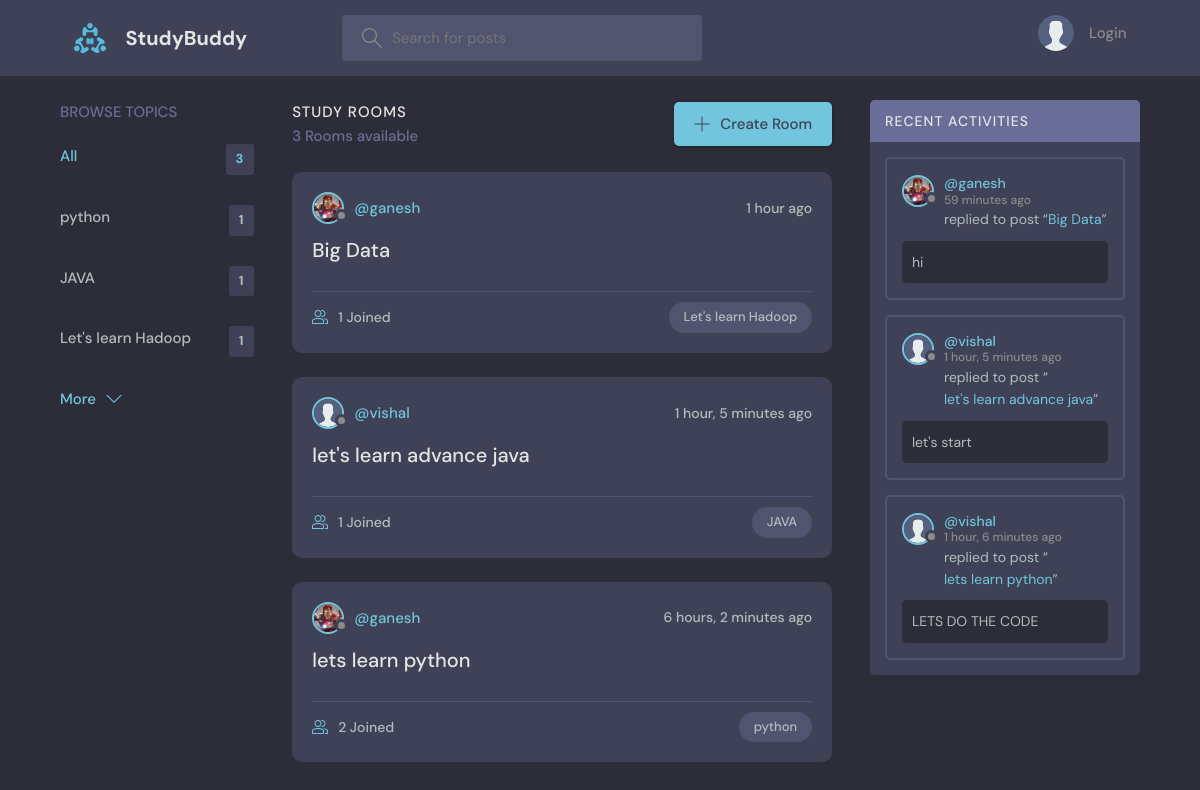
The page / on the database its author committed.
### base/models.py (models this page shows, shortened)
class Topic(models.Model):
    name = models.CharField(max_length=200)

class Room(models.Model):
    host = models.ForeignKey(User, on_delete=models.SET_NULL, null=True)
    topic = models.ForeignKey(Topic, on_delete=models.SET_NULL, null=True)
    name = models.CharField(max_length=200)
    description = models.TextField(null=True, blank=True)
    participants = models.ManyToManyField(
        User, related_name='participants', blank=True)
    updated = models.DateTimeField(auto_now=True)
    created = models.DateTimeField(auto_now_add=True)
    class Meta:
       ordering = ['-updated', '-created']
    def __str__(self):
        return self.name

class User(AbstractUser):
    name = models.CharField(max_length=200, null=True)
    email = models.EmailField(unique=True,null=True)
    bio = models.TextField(null=True)
    avatar = models.ImageField(null=True,default="avatar.svg")
    USERNAME_FIELD ='email'
    REQUIRED_FIELDS = []

class Message(models.Model):
    user = models.ForeignKey(User, on_delete=models.CASCADE)
    room = models.ForeignKey(Room, on_delete=models.CASCADE)
    body = models.TextField()
    updated = models.DateTimeField(auto_now=True)
    created = models.DateTimeField(auto_now_add=True)
    class Meta:
        ordering = ['-updated', '-created']

### base/views.py (the view)
# urls.py: path('', views.home, name="home"),
def home(request):
    q = request.GET.get('q') if request.GET.get('q') != None else ''
    rooms = Room.objects.filter(
        Q(topic__name__icontains=q) |
        Q(name__icontains=q) |
        Q(description__icontains=q)
    )
    topics = Topic.objects.all()[0:5]
    room_count = rooms.count()
    room_messages = Message.objects.filter(
        Q(room__topic__name__icontains=q))[0:3]
    context = {'rooms': rooms, 'topics': topics,
               'room_count': room_count, 'room_messages': room_messages}
    return render(request, 'base/home.html', context)

### base/templates/base/home.html (shortened to what this page needs)
{% extends 'main.html' %}
{% block content %}
<main class="layout layout--3">
  <div class="container">
    {% include 'base/topics_component.html' %}
    <div class="roomList">
      <div class="roomList__header">
        <div>
          <h2>Study Rooms</h2>
          <p>{{room_count}} Rooms available</p>
        </div>
        <a class="btn btn--main" href="{% url 'create-room' %}">
          <svg version="1.1" xmlns="http://www.w3.org/2000/svg" width="32" height="32" viewBox="0 0 32 32">
            <title>add</title>
            <path
              d="M16.943 0.943h-1.885v14.115h-14.115v1.885h14.115v14.115h1.885v-14.115h14.115v-1.885h-14.115v-14.115z">
            </path>
          </svg>
          Create Room
        </a>
      </div>
      {% include 'base/feed_component.html' %}
    </div>
    {% include 'base/activity_component.html' %}
  </div>
</main>
{% endblock %}

### base/templates/base/topics_component.html
<div class="topics">
  <div class="topics__header">
      <h2>Browse Topics</h2>
  </div>
  <ul class="topics__list">
      <li>
          <a href="{% url 'home' %}" class="active">All <span>{{topics.count}}</span></a>
      </li>
      {% for topic in topics %}
      <li>
          <a href="{% url 'home' %}?q={{topic.name}}">{{topic.name}}<span>{{topic.room_set.all.count}}</span></a>
      </li>
      {% endfor %}
  </ul>
  <a class="btn btn--link" href="{% url 'topics' %}">
      More
      <svg version="1.1" xmlns="http://www.w3.org/2000/svg" width="32" height="32" viewBox="0 0 32 32">
          <title>chevron-down</title>
          <path d="M16 21l-13-13h-3l16 16 16-16h-3l-13 13z"></path>
      </svg>
  </a>
</div>

### base/templates/base/feed_component.html (shortened to what this page needs)
{% for room in rooms %}
<div class="roomListRoom">
    <div class="roomListRoom__header">
        <a href="{% url 'user-profile' room.host.id %}" class="roomListRoom__author">
            <div class="avatar avatar--small">
                <img src="{{room.host.avatar.url}}" />
            </div>
            <span>@{{room.host.username}}</span>
        </a>
        <div class="roomListRoom__actions">
            <span>{{room.created|timesince}} ago</span>
        </div>
    </div>
    <div class="roomListRoom__content">
        <a href="{% url 'room' room.id %}">{{room.name}}</a>
    </div>
    <div class="roomListRoom__meta">
        <a href="{% url 'room' room.id %}" class="roomListRoom__joined">
            {{room.participants.all.count}} Joined
        </a>
        <p class="roomListRoom__topic">{{room.topic.name}}</p>
    </div>
</div>
{% endfor %}

### base/templates/base/activity_component.html (shortened to what this page needs)
<div class="activities">
    <div class="activities__header">
        <h2>Recent Activities</h2>
    </div>
    {% for message in room_messages %}
    <div class="activities__box">
        <div class="activities__boxHeader roomListRoom__header">
            <a href="{% url 'user-profile' message.user.id %}" class="roomListRoom__author">
                <div class="avatar avatar--small">
                    <img src="{{message.user.avatar.url}}" />
                </div>
                <p>
                    @{{message.user.username}}
                    <span>{{message.created|timesince}} ago</span>
                </p>
            </a>
        </div>
        <div class="activities__boxContent">
            <p>replied to post “<a href="{% url 'room' message.room.id %}">{{message.room}}</a>”</p>
            <div class="activities__boxRoomContent">{{message.body}}</div>
        </div>
    </div>
    {% endfor %}
</div>

### rows shown on the page
Topic: name "python", room_set.all.count "1"
Topic: name "JAVA", room_set.all.count "1"
Topic: name "Let's learn Hadoop", room_set.all.count "1"
Room: host.avatar (picture), host.username "ganesh", created "1 hour", name "Big Data", participants.all.count "1", topic.name "Let's learn Hadoop"
Room: host.avatar (placeholder picture), host.username "vishal", created "1 hour, 5 minutes", name "let's learn advance java", participants.all.count "1", topic.name "JAVA"
Room: host.avatar (picture), host.username "ganesh", created "6 hours, 2 minutes", name "lets learn python", participants.all.count "2", topic.name "python"
Message: user.avatar (picture), user.username "ganesh", created "59 minutes", room "Big Data", body "hi"
Message: user.avatar (placeholder picture), user.username "vishal", created "1 hour, 5 minutes", room "let's learn advance java", body "let's start"
Message: user.avatar (placeholder picture), user.username "vishal", created "1 hour, 6 minutes", room "lets learn python", body "LETS DO THE CODE"

### other values the page prints
{{ topics.count }} "3"
{{ room_count }} "3"
